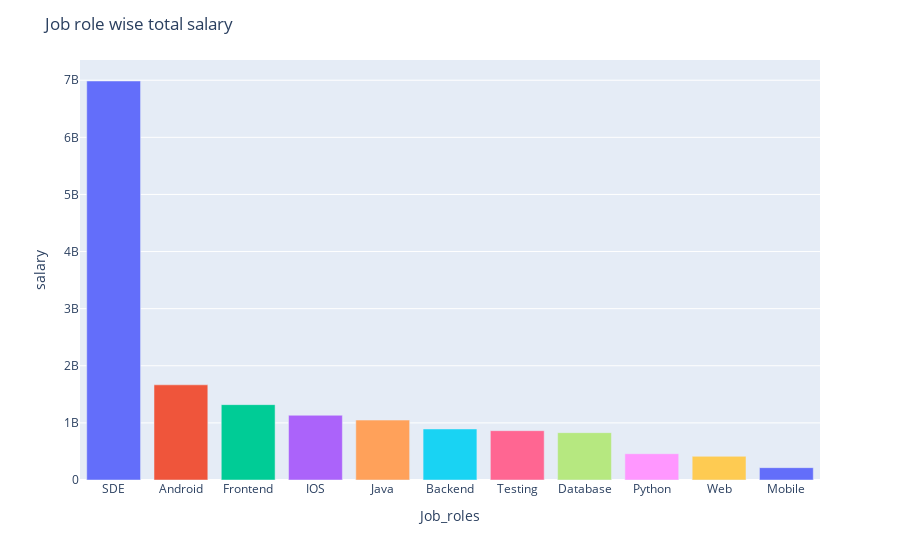

The cell this chart's notebook holds for it:
### Code cell
fig

### Figure 1 — Plotly figure (JSON) as saved in the notebook; plotly's stock layout.template omitted (floating-point values rounded to 4 significant figures)
{"data": [{"alignmentgroup": "True", "hovertemplate": "Job_roles=%{x}<br>salary=%{y}<extra></extra>", "legendgroup": "SDE", "marker": {"color": "#636efa", "pattern": {"shape": ""}}, "name": "SDE", "offsetgroup": "SDE", "orientation": "v", "showlegend": true, "textposition": "auto", "type": "bar", "x": ["SDE"], "xaxis": "x", "y": [6986600576], "yaxis": "y"}, {"alignmentgroup": "True", "hovertemplate": "Job_roles=%{x}<br>salary=%{y}<extra></extra>", "legendgroup": "Android", "marker": {"color": "#EF553B", "pattern": {"shape": ""}}, "name": "Android", "offsetgroup": "Android", "orientation": "v", "showlegend": true, "textposition": "auto", "type": "bar", "x": ["Android"], "xaxis": "x", "y": [1666607904], "yaxis": "y"}, {"alignmentgroup": "True", "hovertemplate": "Job_roles=%{x}<br>salary=%{y}<extra></extra>", "legendgroup": "Frontend", "marker": {"color": "#00cc96", "pattern": {"shape": ""}}, "name": "Frontend", "offsetgroup": "Frontend", "orientation": "v", "showlegend": true, "textposition": "auto", "type": "bar", "x": ["Frontend"], "xaxis": "x", "y": [1319643488], "yaxis": "y"}, {"alignmentgroup": "True", "hovertemplate": "Job_roles=%{x}<br>salary=%{y}<extra></extra>", "legendgroup": "IOS", "marker": {"color": "#ab63fa", "pattern": {"shape": ""}}, "name": "IOS", "offsetgroup": "IOS", "orientation": "v", "showlegend": true, "textposition": "auto", "type": "bar", "x": ["IOS"], "xaxis": "x", "y": [1133959680], "yaxis": "y"}, {"alignmentgroup": "True", "hovertemplate": "Job_roles=%{x}<br>salary=%{y}<extra></extra>", "legendgroup": "Java", "marker": {"color": "#FFA15A", "pattern": {"shape": ""}}, "name": "Java", "offsetgroup": "Java", "orientation": "v", "showlegend": true, "textposition": "auto", "type": "bar", "x": ["Java"], "xaxis": "x", "y": [1049231008], "yaxis": "y"}, {"alignmentgroup": "True", "hovertemplate": "Job_roles=%{x}<br>salary=%{y}<extra></extra>", "legendgroup": "Backend", "marker": {"color": "#19d3f3", "pattern": {"shape": ""}}, "name": "Backend", "offsetgroup": "Backend", "orientation": "v", "showlegend": true, "textposition": "auto", "type": "bar", "x": ["Backend"], "xaxis": "x", "y": [893730688], "yaxis": "y"}, {"alignmentgroup": "True", "hovertemplate": "Job_roles=%{x}<br>salary=%{y}<extra></extra>", "legendgroup": "Testing", "marker": {"color": "#FF6692", "pattern": {"shape": ""}}, "name": "Testing", "offsetgroup": "Testing", "orientation": "v", "showlegend": true, "textposition": "auto", "type": "bar", "x": ["Testing"], "xaxis": "x", "y": [863558848], "yaxis": "y"}, {"alignmentgroup": "True", "hovertemplate": "Job_roles=%{x}<br>salary=%{y}<extra></extra>", "legendgroup": "Database", "marker": {"color": "#B6E880", "pattern": {"shape": ""}}, "name": "Database", "offsetgroup": "Database", "orientation": "v", "showlegend": true, "textposition": "auto", "type": "bar", "x": ["Database"], "xaxis": "x", "y": [829175200], "yaxis": "y"}, {"alignmentgroup": "True", "hovertemplate": "Job_roles=%{x}<br>salary=%{y}<extra></extra>", "legendgroup": "Python", "marker": {"color": "#FF97FF", "pattern": {"shape": ""}}, "name": "Python", "offsetgroup": "Python", "orientation": "v", "showlegend": true, "textposition": "auto", "type": "bar", "x": ["Python"], "xaxis": "x", "y": [460263584], "yaxis": "y"}, {"alignmentgroup": "True", "hovertemplate": "Job_roles=%{x}<br>salary=%{y}<extra></extra>", "legendgroup": "Web", "marker": {"color": "#FECB52", "pattern": {"shape": ""}}, "name": "Web", "offsetgroup": "Web", "orientation": "v", "showlegend": true, "textposition": "auto", "type": "bar", "x": ["Web"], "xaxis": "x", "y": [415036496], "yaxis": "y"}, {"alignmentgroup": "True", "hovertemplate": "Job_roles=%{x}<br>salary=%{y}<extra></extra>", "legendgroup": "Mobile", "marker": {"color": "#636efa", "pattern": {"shape": ""}}, "name": "Mobile", "offsetgroup": "Mobile", "orientation": "v", "showlegend": true, "textposition": "auto", "type": "bar", "x": ["Mobile"], "xaxis": "x", "y": [216159328], "yaxis": "y"}], "layout": {"barmode": "relative", "legend": {"title": {"text": "Job_roles"}, "tracegroupgap": 0}, "margin": {"t": 60}, "showlegend": false, "title": {"text": "Job role wise total salary"}, "xaxis": {"anchor": "y", "categoryarray": ["SDE", "Android", "Frontend", "IOS", "Java", "Backend", "Testing", "Database", "Python", "Web", "Mobile"], "categoryorder": "array", "domain": [0, 1], "title": {"text": "Job_roles"}}, "yaxis": {"anchor": "x", "domain": [0, 1], "title": {"text": "salary"}}}}
